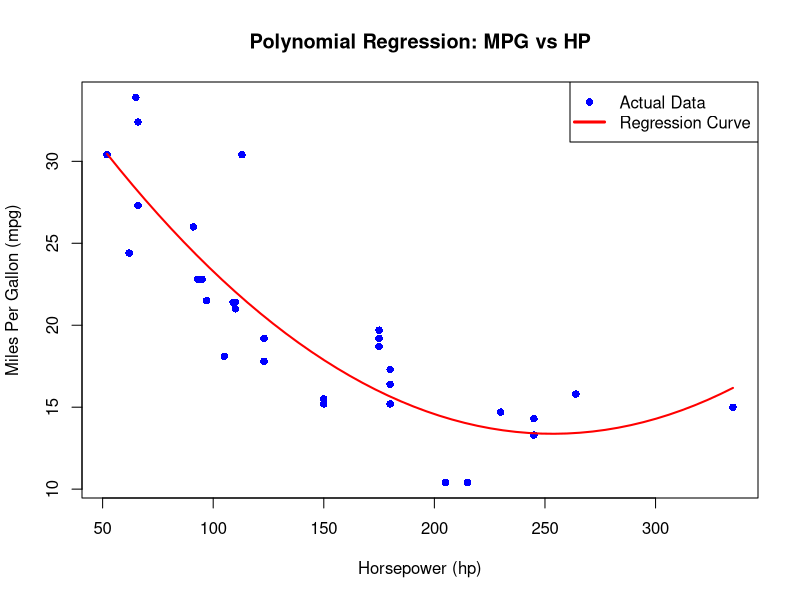

Here is the R script that generated this plot:
# Q1 
data(mtcars)
model1 <- lm(mpg ~ poly(hp, 2), data = mtcars)

hp_vals <- seq(min(mtcars$hp), max(mtcars$hp), length.out = 50)

predicted_mpg <- predict(model1, newdata = data.frame(hp = hp_vals))

plot(mtcars$hp, mtcars$mpg, pch = 16, col = "blue", 
     xlab = "Horsepower (hp)", ylab = "Miles Per Gallon (mpg)", 
     main = "Polynomial Regression: MPG vs HP")

lines(hp_vals, predicted_mpg, col = "red", lwd = 2)

legend("topright", legend = c("Actual Data", "Regression Curve"), 
       col = c("blue", "red"), pch = c(16, NA), lty = c(NA, 1), lwd = 3)


# Q2
library(ggplot2)
data(diamonds)
View(diamonds)
library(e1071)
model2 <- naiveBayes(cut ~ carat + color + clarity + depth + price + table, data = diamonds)

predicted <- predict(model2, diamonds)

summary(model2)

confusion_matrix <- table(predicted, diamonds$cut)
confusion_matrix

accuracy <- sum(diag(confusion_matrix)) / sum(confusion_matrix)*100
accuracy

new_data <- data.frame(carat = 0.23, color = "E", clarity = "SI2", depth = 61.5, price = 326, table = 55)
predicted <- predict(model2, new_data)
predicted

#Q3
library(caret)
library(e1071)
library(rpart)

data(UCBAdmissions)
df <- as.data.frame(UCBAdmissions)

df$Admit <- factor(df$Admit, levels = c("Rejected", "Admitted"))
expanded_df <- df[rep(1:nrow(df), df$Freq), -5]

set.seed(123) 
trainIndex <- createDataPartition(expanded_df$Admit, p = 0.8, list = FALSE)
train_data <- expanded_df[trainIndex, ]
test_data <- expanded_df[-trainIndex, ]

nb_model <- naiveBayes(Admit ~ Gender + Dept, data = train_data)
nb_predictions <- predict(nb_model, test_data)
nb_conf_matrix <- confusionMatrix(nb_predictions, test_data$Admit)
nb_conf_matrix

dt_model <- rpart(Admit ~ Gender + Dept, data = train_data, method = "class")
dt_predictions <- predict(dt_model, test_data, type = "class")
dt_conf_matrix <- confusionMatrix(dt_predictions, test_data$Admit)
dt_conf_matrix

cat("Naive Bayes Model Accuracy:", nb_conf_matrix$overall['Accuracy']*100, "\n")
cat("Decision Tree Model Accuracy:", dt_conf_matrix$overall['Accuracy']*100, "\n")

input_gender <- "Male"
input_dept <- "A"

input_data <- data.frame(Gender = factor(input_gender, levels = levels(train_data$Gender)),
                         Dept = factor(input_dept, levels = levels(train_data$Dept)))

nb_input_prediction <- predict(nb_model, input_data)
dt_input_prediction <- predict(dt_model, input_data, type = "class")

cat("Naive Bayes Prediction for input:", levels(train_data$Admit)[nb_input_prediction], "\n")
cat("Decision Tree Prediction for input:", levels(train_data$Admit)[dt_input_prediction], "\n")
